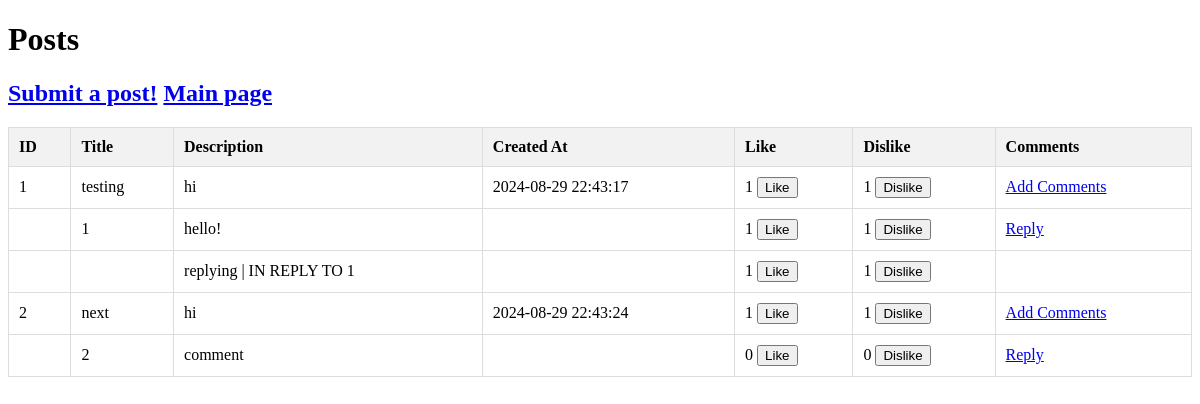
The page /fetch.php on the database as committed earlier.
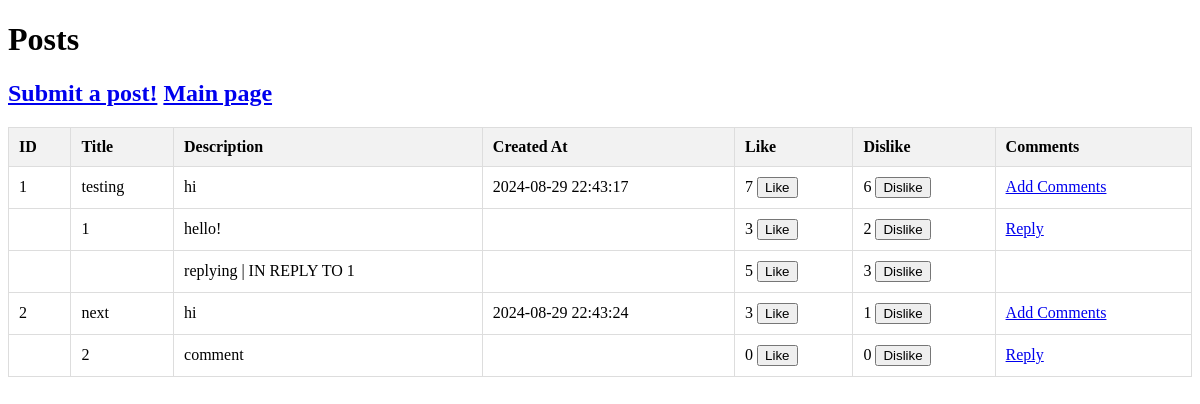
The same page on the database as committed later.
### tables this page shows
CREATE TABLE posts (
    id INTEGER PRIMARY KEY AUTOINCREMENT,
    title TEXT NOT NULL,
    description TEXT NOT NULL,
    created_at TIMESTAMP DEFAULT CURRENT_TIMESTAMP,
    upvotes INTEGER DEFAULT 0,
    downvotes INTEGER DEFAULT 0
);

CREATE TABLE comments (
    id INTEGER PRIMARY KEY AUTOINCREMENT,
    post_id INTEGER NOT NULL,
    description TEXT NOT NULL,
    created_at TIMESTAMP DEFAULT CURRENT_TIMESTAMP,
    upvotes INTEGER DEFAULT 0,
    downvotes INTEGER DEFAULT 0,
    FOREIGN KEY (post_id) REFERENCES posts(id)
);

CREATE TABLE replies (
    id INTEGER PRIMARY KEY AUTOINCREMENT,
    comment_id INTEGER NOT NULL,
    description TEXT NOT NULL,
    created_at TIMESTAMP DEFAULT CURRENT_TIMESTAMP,
    upvotes INTEGER DEFAULT 0,
    downvotes INTEGER DEFAULT 0,
    FOREIGN KEY (comment_id) REFERENCES comments(id)
);

### fetch.php (the view, shortened to what this page needs)
<?php
$db = new PDO('sqlite:forum.db');
$db->setAttribute(PDO::ATTR_ERRMODE, PDO::ERRMODE_EXCEPTION);
$sql = "SELECT * FROM posts";
$statement = $db->query($sql);
$posts = $statement->fetchAll(PDO::FETCH_ASSOC);
?>
<!DOCTYPE html>
<html lang="en">
<head>
</head>
<body>
<h1>Posts</h1>
<h2>
    <a href="test.php">Submit a post!</a>
    <a href="index.php">Main page</a>
</h2>
<table>
    <thead>
        <tr>
            <th>ID</th>
            <th>Title</th>
            <th>Description</th>
            <th>Created At</th>
            <th>Like</th>
            <th>Dislike</th>
            <th>Comments</th>
        </tr>
    </thead>
    <tbody>
        <?php if ($posts): ?>
            <?php foreach ($posts as $post): ?>
                <tr class="clickable" onclick="toggleDetails(<?php echo $post['id']; ?>)">
                    <td><?php echo htmlspecialchars($post['id']); ?></td>
                    <td><?php echo htmlspecialchars($post['title']); ?></td>
                    <td><?php echo htmlspecialchars($post['description']); ?></td>
                    <td><?php echo htmlspecialchars($post['created_at']); ?></td>
                    <td><?php echo htmlspecialchars($post['upvotes']); ?>
                        <?php echo "<a href='vote.php?type=post&id=".$post['id']."'><button>Like</button></a>";?></td>
                    <td><?php echo htmlspecialchars($post['downvotes']); ?>
                        <?php echo "<a href='vote_dislike.php?type=post&id=".$post['id']."'><button>Dislike</button></a>";?></td>
                    <td><?php echo "<a href='comment.php?id=" . $post['id']."'>Add Comments</a>"; ?></td>
                </tr>
                <?php
                $sql_comments = "SELECT id, description, upvotes, downvotes FROM comments WHERE post_id = :post_id";
                $stmt_comments = $db->prepare($sql_comments);
                $stmt_comments->bindParam(':post_id', $post['id'], PDO::PARAM_INT);
                $stmt_comments->execute();
                $comments = $stmt_comments->fetchAll(PDO::FETCH_ASSOC);
                ?>
                <?php foreach ($comments as $comment): ?>
                    <tr class="comment">
                        <td></td>
                        <td><?php echo htmlspecialchars($comment['id']); ?></td>
                        <td><?php echo htmlspecialchars($comment['description']); ?></td>
                        <td></td>
                        <td><?php echo isset($comment['upvotes']) ? htmlspecialchars($comment['upvotes']) : '0'; ?>
                            <?php echo "<a href='vote.php?type=comment&id=".$comment['id']."'><button>Like</button></a>";?></td>
                        <td><?php echo isset($comment['downvotes']) ? htmlspecialchars($comment['downvotes']) : '0'; ?>
                            <?php echo "<a href='vote_dislike.php?type=comment&id=".$comment['id']."'><button>Dislike</button></a>";?></td>
                        <td><?php echo "<a href='reply.php?id=" . $comment['id']."'>Reply</a>"; ?></td>
                    </tr>
                    <?php
                    $sql_replies = "SELECT id, description, upvotes, downvotes FROM replies WHERE comment_id = :comment_id";
                    $stmt_replies = $db->prepare($sql_replies);
                    $stmt_replies->bindParam(':comment_id', $comment['id'], PDO::PARAM_INT);
                    $stmt_replies->execute();
                    $replies = $stmt_replies->fetchAll(PDO::FETCH_ASSOC);
                    ?>
                    <?php foreach ($replies as $reply): ?>
                        <tr class="reply">
                            <td></td>
                            <td></td>
                            <td><?php echo htmlspecialchars($reply['description']); ?></td>
                            <td></td>
                            <td><?php echo isset($reply['upvotes']) ? htmlspecialchars($reply['upvotes']) : '0'; ?>
                                <?php echo "<a href='vote.php?type=reply&id=".$reply['id']."'><button>Like</button></a>";?></td>
                            <td><?php echo isset($reply['downvotes']) ? htmlspecialchars($reply['downvotes']) : '0'; ?>
                                <?php echo "<a href='vote_dislike.php?type=reply&id=".$reply['id']."'><button>Dislike</button></a>";?></td>
                            <td></td>
                        </tr>
                    <?php endforeach;?>
                <?php endforeach; ?>
            <?php endforeach; ?>
        <?php else: ?>
            <tr>
                <td colspan="7">No posts found.</td>
            </tr>
        <?php endif; ?>
    </tbody>
</table>
</body>
</html>

Rows that differ between the two databases and show on the page:
changed posts "testing": upvotes "1" → "7"; downvotes "1" → "6"
changed comments "hello!": upvotes "1" → "3"; downvotes "1" → "2"
changed replies "replying | IN REPLY TO 1": upvotes "1" → "5"; downvotes "1" → "3"
changed posts "next": upvotes "1" → "3"
